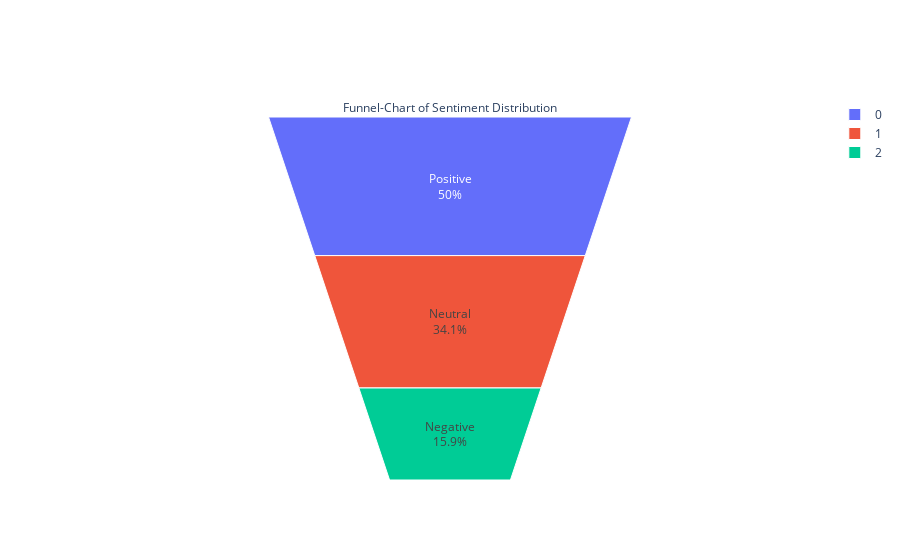

Notebook source saved alongside this figure:
### Markdown cell above
<h3><center> Funnel Chart </center></h3>

### Code cell
import plotly.offline as ofl
fig = go.Figure(go.Funnelarea(
    text =temp.Sentiment_Label,
    values = temp.date,
    title = {"position": "top center", "text": "Funnel-Chart of Sentiment Distribution"}
    ))
ofl.iplot(fig)

### Figure 1 — Plotly figure (JSON) as saved in the notebook; plotly's stock layout.template omitted (floating-point values rounded to 4 significant figures)
{"data": [{"text": ["Positive", "Neutral", "Negative"], "title": {"position": "top center", "text": "Funnel-Chart of Sentiment Distribution"}, "type": "funnelarea", "values": [249948, 170628, 79398]}], "layout": {}}
